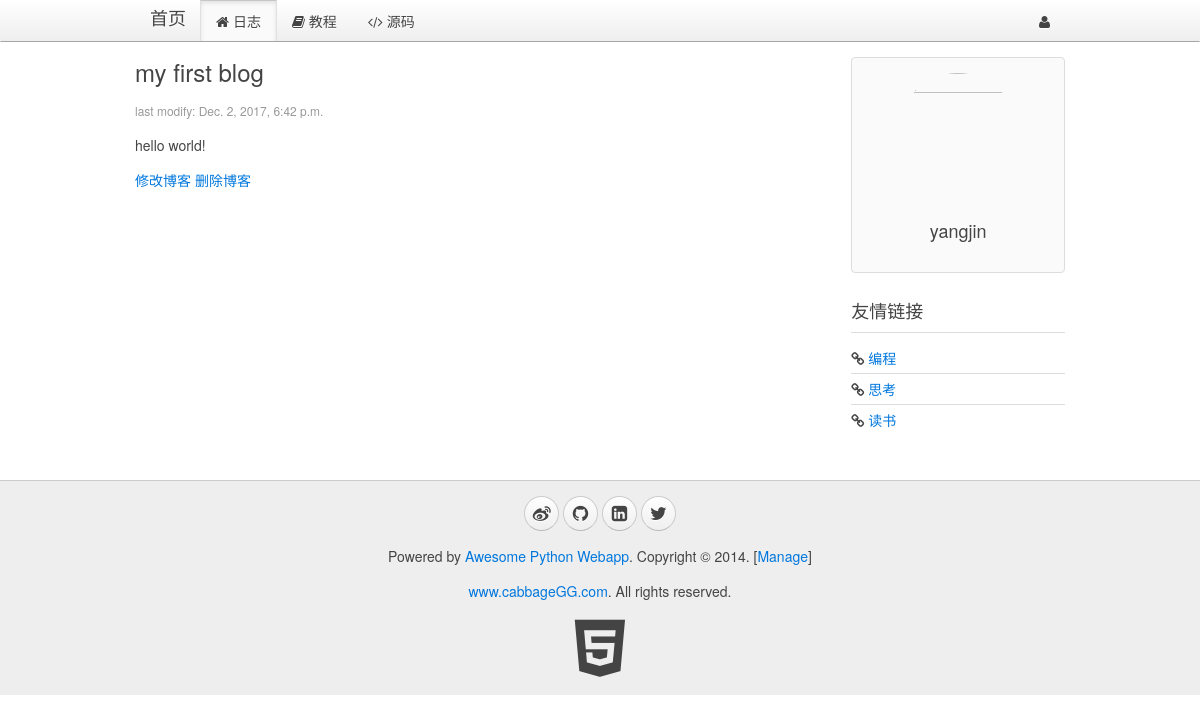
/blog/page/1/, run on an earlier commit of the app's database.
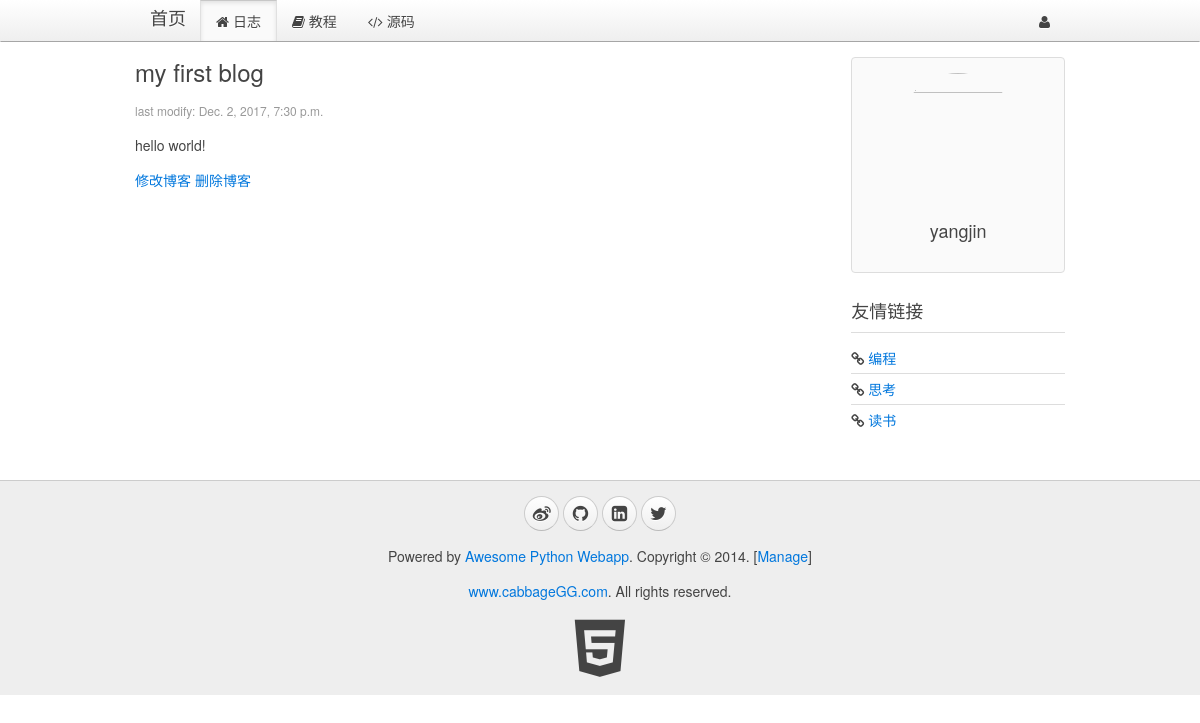
And on a later commit of the database.
### blog/models.py (models this page shows, shortened)
class Blog(models.Model):
    title = models.CharField(max_length=32, default="Title")
    content = models.TextField(null=True)
    summary = models.TextField(null=True)
    create_time = models.DateTimeField(null=True)

### blog/views.py (the view)
# urls.py: url(r'^page/(?P<blog_id>\d+)/$', views.show_blog, name="show_blog"),
def show_blog(request, blog_id):
    blog = models.Blog.objects.get(id=blog_id)
    return render(request, "blog/blog.html", {"blog": blog})

### blog/templates/blog/blog.html (shortened to what this page needs)
{% extends '__base__.html' %}
{% block content %}
    <div class="uk-width-medium-3-4">
        <article class="uk-article">
            <h2>{{ blog.title }}</h2>
            <p class="uk-article-meta">last modify: {{ blog.create_time }}</p>
            <p>{{ blog.content }}</p>
            <a href="{% url 'blog:edit_blog' blog.id %}">修改博客</a>
            <a href="{% url 'blog:delete_blog' blog.id %}">删除博客</a>
        </article>
    </div>
    <div class="uk-width-medium-1-4">
        <div class="uk-panel uk-panel-box">
            <div class="uk-text-center">
                <img class="uk-border-circle" width="120" height="120" src="{{ blog.user_image }}">
                <h3>yangjin</h3>
            </div>
        </div>
        <div class="uk-panel uk-panel-header">
            <h3 class="uk-panel-title">友情链接</h3>
            <ul class="uk-list uk-list-line">
                <li><i class="uk-icon-link"></i> <a href="#">编程</a></li>
                <li><i class="uk-icon-link"></i> <a href="#">思考</a></li>
                <li><i class="uk-icon-link"></i> <a href="#">读书</a></li>
            </ul>
        </div>
    </div>
{% endblock %}

### blog/templates/__base__.html (shortened to what this page needs)
<!DOCTYPE html>
<html>
{% load staticfiles %}
<head>
    <link rel="stylesheet" href="{% static 'css/uikit.min.css' %}">
    <link rel="stylesheet" href="{% static 'css/uikit.gradient.min.css' %}">
    <link rel="stylesheet" href="{% static 'css/awesome.css' %}" />
</head>
<body>
    <nav class="uk-navbar uk-navbar-attached uk-margin-bottom">
        <div class="uk-container uk-container-center">
            <a href="{% url 'blog:index' %}" class="uk-navbar-brand">首页</a>
            <ul class="uk-navbar-nav">
                <li data-url="blogs"><a href="{% url 'blog:index' %}"><i class="uk-icon-home"></i> 日志</a></li>
                <li><a target="_blank" href="http://www.liaoxuefeng.com/wiki/001374738125095c955c1e6d8bb493182103fac9270762a000"><i class="uk-icon-book"></i> 教程</a></li>
                <li><a target="_blank" href="https://github.com/cabbageGG/myblog"><i class="uk-icon-code"></i> 源码</a></li>
            </ul>
            <div class="uk-navbar-flip">
                <ul class="uk-navbar-nav">
                {% if user %}
                    <li class="uk-parent" data-uk-dropdown>
                        <a href="#0"><i class="uk-icon-user"></i> {{ user.name }}</a>
                    </li>
                {% else %}
                    <li><a href="/signin"><i class="uk-icon-sign-in"></i> 登陆</a></li>
                    <li><a href="/register"><i class="uk-icon-edit"></i> 注册</a></li>
                {% endif %}
                </ul>
            </div>
        </div>
    </nav>
    <div class="uk-container uk-container-center">
        <div class="uk-grid">
            {% block content %}
            {% endblock %}
        </div>
    </div>
    <div class="uk-margin-large-top" style="background-color:#eee; border-top:1px solid #ccc;">
        <div class="uk-container uk-container-center uk-text-center">
            <div class="uk-panel uk-margin-top uk-margin-bottom">
                <p>
                    <a target="_blank" href="http://weibo.com/liaoxuefeng" class="uk-icon-button uk-icon-weibo"></a>
                    <a target="_blank" href="https://github.com/cabbageGG" class="uk-icon-button uk-icon-github"></a>
                    <a target="_blank" href="http://www.linkedin.com/in/liaoxuefeng" class="uk-icon-button uk-icon-linkedin-square"></a>
                    <a target="_blank" href="https://twitter.com/liaoxuefeng" class="uk-icon-button uk-icon-twitter"></a>
                </p>
                <p>Powered by <a href="http://awesome.cabbageGG.com">Awesome Python Webapp</a>. Copyright &copy; 2014. [<a href="/manage/" target="_blank">Manage</a>]</p>
                <p><a href="https://github.com/cabbageGG" target="_blank">www.cabbageGG.com</a>. All rights reserved.</p>
                <a target="_blank" href="http://www.w3.org/TR/html5/"><i class="uk-icon-html5" style="font-size:64px; color: #444;"></i></a>
            </div>
        </div>
    </div>
</body>
</html>

What changed in the data, as far as the page shows it:
changed Blog "my first blog": create_time "Dec. 2, 2017, 6:42 p.m." → "Dec. 2, 2017, 7:30 p.m."
